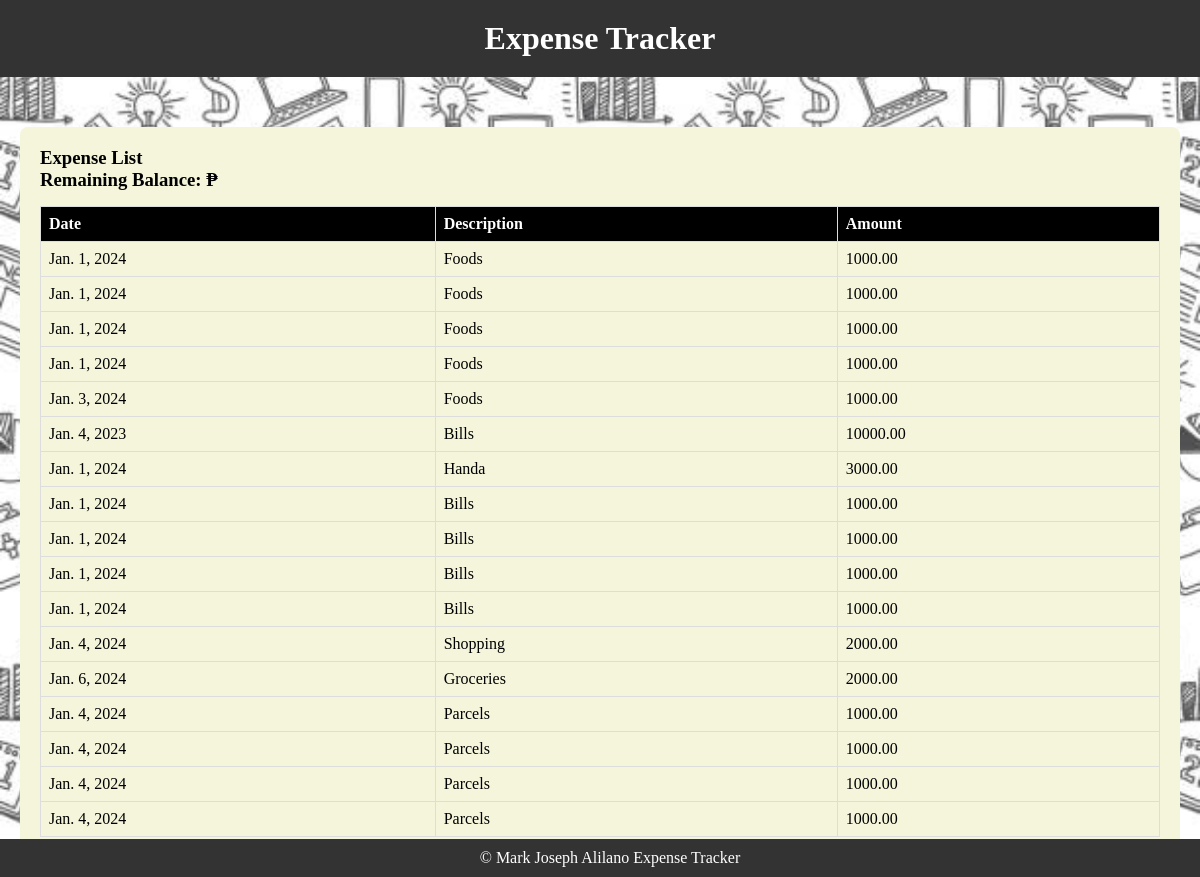
/expense_list/, run on an earlier commit of the app's database.
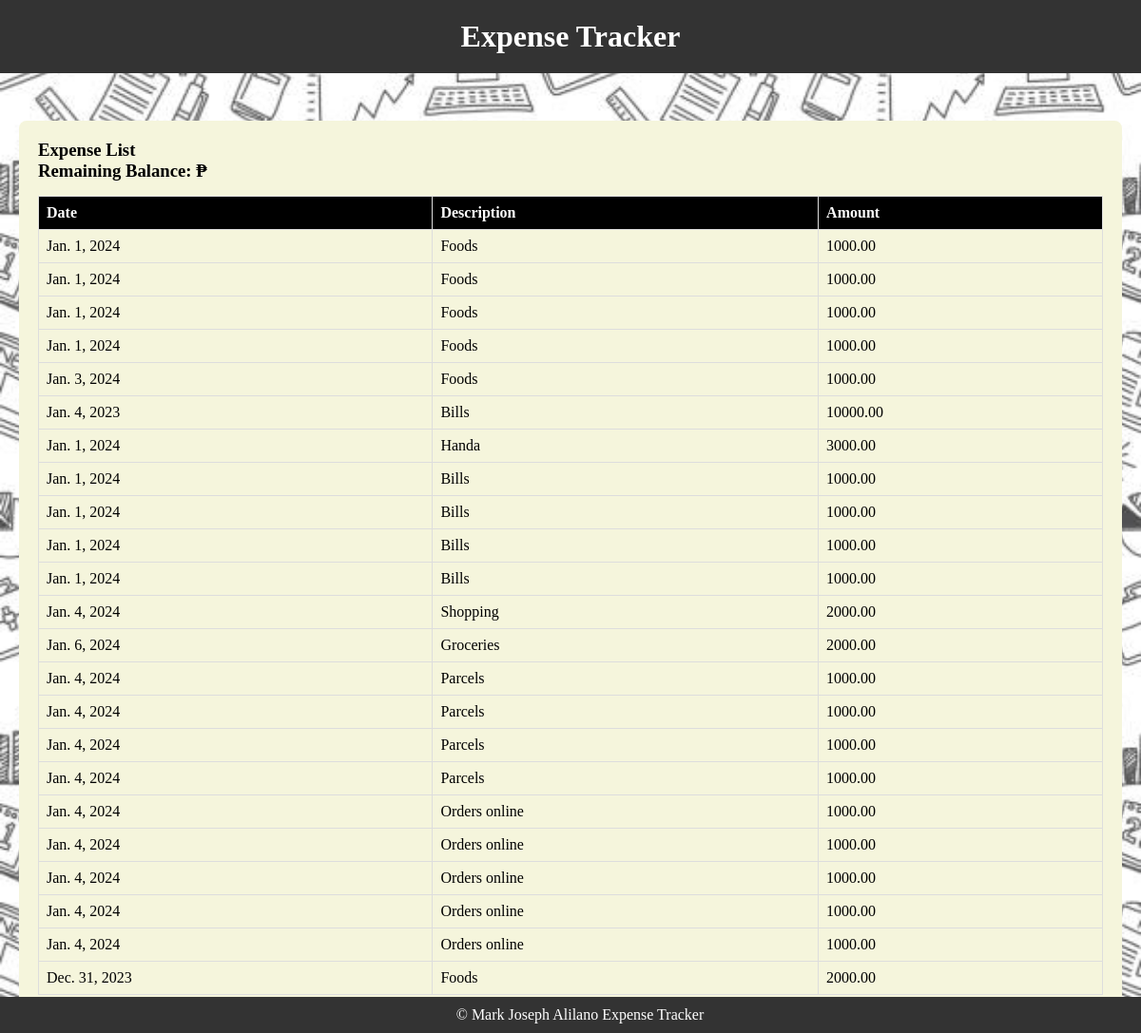
And on a later commit of the database.
### expense_tracker/models.py (models this page shows)
class BaseModel(models.Model):
    created_at = models.DateTimeField(auto_now=True, db_index=True)
    updated_at = models.DateTimeField(auto_now=True)
    class Meta:
        abstract = True

class Expense(BaseModel):
    date = models.DateField()
    description = models.CharField(max_length=255)
    amount = models.DecimalField(max_digits=10, decimal_places=2)

### expense_tracker/views.py (the view)
# urls.py: path('expense_list/', expense_list, name='expense_list'),
def expense_list(request):
    expenses = Expense.objects.all()
    total_amount = expenses.aggregate(total=Sum('amount'))['total'] or 0
    return render(request, 'expense_list.html', {'expenses': expenses, 'total_amount': total_amount})

### expense_tracker/templates/expense_list.html (shortened to what this page needs)
{% extends 'base.html' %}
{% block content %}
    <div class="section-container">
        <h3>Expense List</h3>
        <div class="remaining-balance">
            <h3>Remaining Balance: ₱{{ remaining_balance }}</h3>
        </div>
        <table>
            <thead>
                <tr>
                    <th>Date</th>
                    <th>Description</th>
                    <th>Amount</th>
                </tr>
            </thead>
            <tbody>
                {% for expense in expenses %}
                    <tr>
                        <td>{{ expense.date }}</td>
                        <td>{{ expense.description }}</td>
                        <td>{{ expense.amount }}</td>
                    </tr>
                {% endfor %}
            </tbody>
        </table>
    </div>
{% endblock %}

What changed in the data, as far as the page shows it:
added Expense: date "Jan. 4, 2024", description "Orders online", amount "1000.00"
added Expense: date "Jan. 4, 2024", description "Orders online", amount "1000.00"
added Expense: date "Jan. 4, 2024", description "Orders online", amount "1000.00"
added Expense: date "Jan. 4, 2024", description "Orders online", amount "1000.00"
added Expense: date "Jan. 4, 2024", description "Orders online", amount "1000.00"
added Expense: date "Dec. 31, 2023", description "Foods", amount "2000.00"
